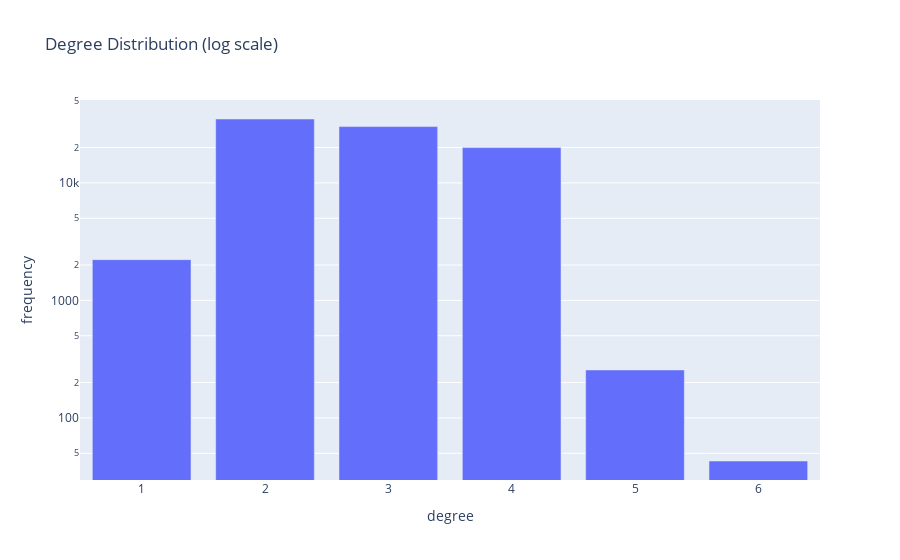

Source (notebook cell):
### Markdown cell above
## 9. Degree Distribution Bar Chart (log scale option)

### Code cell
# Degree Distribution Bar Chart (log scale option)

import plotly.express as px

# degree_df = query results from Task 6
fig = px.bar(degree_df, x='degree', y='frequency', title='Degree Distribution (log scale)')
fig.update_yaxes(type='log')
fig.show()

### Figure 1 — Plotly figure (JSON) as saved in the notebook; plotly's stock layout.template omitted (floating-point values rounded to 4 significant figures)
{"data": [{"alignmentgroup": "True", "hovertemplate": "degree=%{x}<br>frequency=%{y}<extra></extra>", "legendgroup": "", "marker": {"color": "#636efa", "pattern": {"shape": ""}}, "name": "", "offsetgroup": "", "orientation": "v", "showlegend": false, "textposition": "auto", "type": "bar", "x": [1, 2, 3, 4, 5, 6], "xaxis": "x", "y": [2223, 34958, 30135, 19960, 256, 43], "yaxis": "y"}], "layout": {"autosize": true, "barmode": "relative", "legend": {"tracegroupgap": 0}, "title": {"text": "Degree Distribution (log scale)"}, "xaxis": {"anchor": "y", "autorange": true, "domain": [0, 1], "range": [0.5, 6.5], "title": {"text": "degree"}, "type": "linear"}, "yaxis": {"anchor": "x", "autorange": true, "domain": [0, 1], "range": [1.472, 4.705], "title": {"text": "frequency"}, "type": "log"}}}
